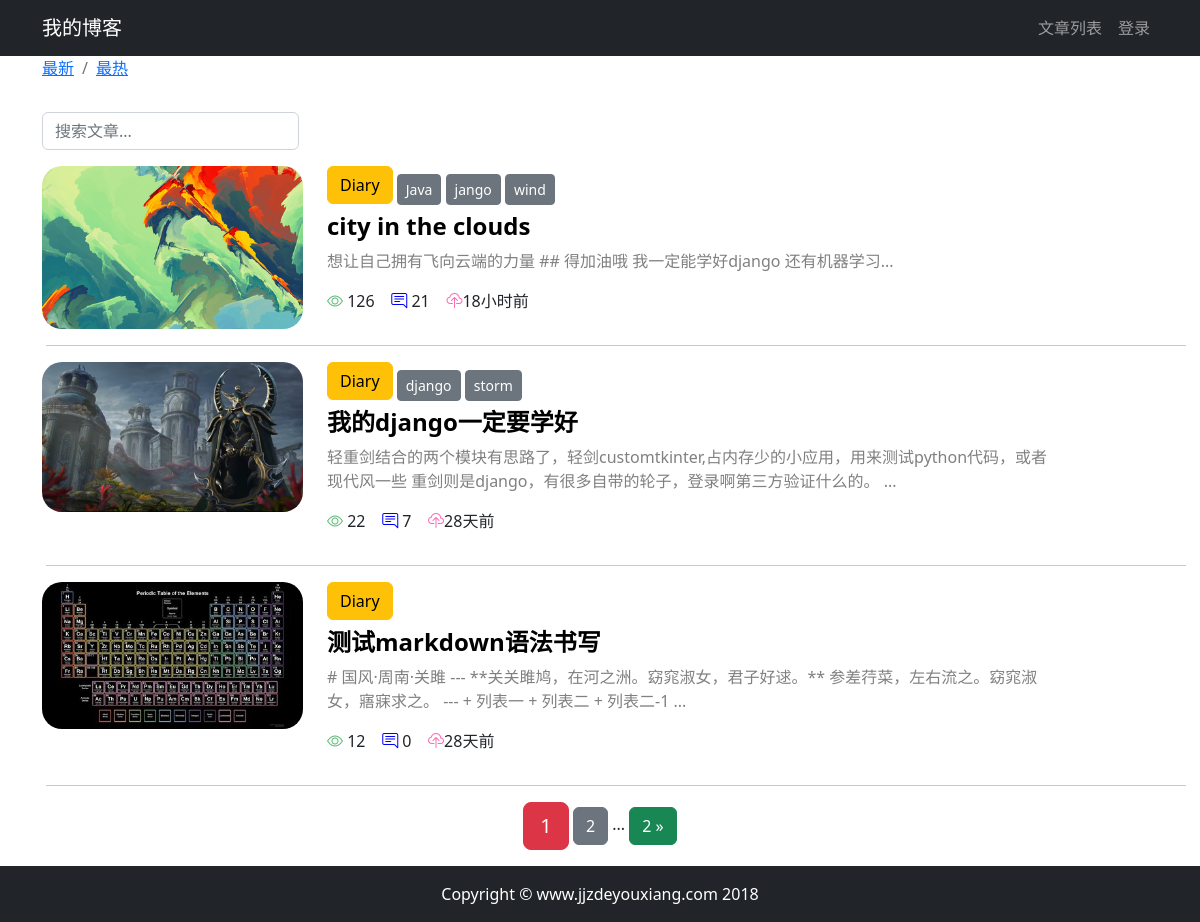
Screenshot of /article/article_list/?order=hot&search=&column=3&tag= with the database file from the repository.
### article/models.py (models this page shows, shortened)
class ArticlePost(models.Model):
    author = models.ForeignKey(User, on_delete=models.CASCADE)
    column = models.ForeignKey(ArticleColumn, on_delete=models.CASCADE, null=True, blank=True, related_name="articles")
    tags = TaggableManager(blank=True)
    total_views = models.PositiveIntegerField(default=0)
    title = models.CharField(max_length=200)
    avatar = models.ImageField(upload_to='article/%Y%m%d', blank=True, null=True)
    likes = models.PositiveIntegerField(default=0)
    content = models.TextField()
    created_time = models.DateTimeField(default=timezone.now)
    updated_time = models.DateTimeField(auto_now=True)
    class Meta:  # class Meta提供元数据，也就是内部数据，这些信息不是某篇文章私有，而是整张表的共同行为。
        ordering = ('-created_time',)

class ArticleColumn(models.Model):
    title = models.CharField(max_length=200)
    created_at = models.DateTimeField(auto_now_add=True)
    def __str__(self):
        return self.title

### article/views.py (the view)
# urls.py: path('article_list/',views.article_list,name='article_list'),
def article_list(request):
    search = request.GET.get('search')
    order = request.GET.get('order')
    column = request.GET.get('column')
    tag = request.GET.get('tag')
    article_listing = ArticlePost.objects.all()
    if search:
        from django.db.models import Q
        article_listing = article_listing.filter(Q(content__icontains=search) |
                                                 Q(title__icontains=search))
    else:
        search = ''
    if column is not None and column.isdigit(): # isdigit()表示非负整数，因为这里是外键
        print("开始按栏目排序")
        article_listing = article_listing.filter(column=column)
    else:
        column = ''
    if tag and tag != 'None':
        article_listing = article_listing.filter(tags__name__in=[tag])
    if order == 'hot':
        article_listing = article_listing.order_by("-total_views")
    article_paginator = Paginator(article_listing, 3)
    page_number = request.GET.get('page')
    articles = article_paginator.get_page(page_number)
    return render(request, 'article/article_list.html',
                  context={"articles": articles,
                           'order': order,
                           'search': search,
                           'column': column})

### article/templatetags/my_filters_and_tags.py (called while the page is built)
@register.filter(name='timesince_zh')
def time_since_zh(value):
    now = timezone.now()
    diff = now - value
    if diff.days == 0 and diff.seconds >= 0 and diff.seconds < 60:
        return '刚刚'
    if diff.days == 0 and diff.seconds >= 60 and diff.seconds < 3600:
        return str(math.floor(diff.seconds / 60)) + "分钟前"
    if diff.days == 0 and diff.seconds >= 3600 and diff.seconds < 86400:
        return str(math.floor(diff.seconds / 3600)) + "小时前"
    if diff.days >= 1 and diff.days < 30:
        return str(diff.days) + "天前"
    if diff.days >= 30 and diff.days < 365:
        return str(math.floor(diff.days / 30)) + "个月前"
    if diff.days >= 365:
        return str(math.floor(diff.days / 365)) + "年前"

### article/templates/article/article_list.html (shortened to what this page needs)
{% extends "base.html" %}
{% load my_filters_and_tags %}
{% block content %}
    <div class="container">
        <nav class="breadcrumb">
            <ol class="breadcrumb">
                <li class="breadcrumb-item">
                    <a href="{% url "article:article_list" %}?order=normal&search={{ search }}&column={{ column }}&tag={{ tag }}">最新</a>
                </li>
                <li class="breadcrumb-item">
                    <a href="{% url "article:article_list" %}?order=hot&search={{ search }}&column={{ column }}&tag={{ tag }}">最热</a>
                </li>
            </ol>
        </nav>
        <div class="row">
            <div class="col-auto mr-auto">
                <form class="form-inline"
                      action="{% url "article:article_list" %}?order={{ order }}&column={{ column }}&tag={{ tag }}">
                    <input type="text"
                           class="form-control mb-2 mr-sm-2"
                           name="search"
                           placeholder="搜索文章..."
                           required
                    >
                </form>
            </div>
        </div>
        <div class="row mt-2">
            {% for article in articles %}
                {% if article.avatar %}
                    <div class="col-3">
                        <img src="{{ article.avatar.url }}"
                             alt="avatar"
                             style="max-width:100%; border-radius: 20px"
                        >
                    </div>
                {% endif %}
                <div class="col-8">
                    {% if article.column %}
                        <a role="button" href="{% url "article:article_list" %}?column={{ article.column.id }}" type="button"
                                class="btn mb-2
                        {% if article.column.title == 'Python' %}
                            btn-success
                        {% elif article.column.title == 'Java' %}
                            btn-danger
                        {% elif article.column.title == 'Diary' %}
                            btn-warning
                        {% else %}
                            btn-dark
                        {% endif %}
                    ">
                            {{ article.column }}
                        </a>
                    {% endif %}
                    <span>
                        {% for tag in article.tags.all %}
                            <a href="{% url "article:article_list" %}?tag={{ tag }}&order={{ order }}&search={{ search }}&column={{ column }}"
                               class="btn-secondary btn btn-sm"
                               style="text-decoration: none;">
                                {{ tag }}
                            </a>
                        {% endfor %}
                    </span>
                    <h4>
                        <b>
                            <a href="{% url "article:article_detail" article.id %}"
                               style="color: black;text-decoration:none;">{{ article.title }}</a>
                        </b>
                    </h4>
                    <div>
                        <p style="color: gray;">
                            {{ article.content |slice:'100' }}...
                        </p>
                    </div>
                    <p >
                        <span class="">
                           <i class="bi bi-eye justify-content-center" style="color: #5fb878"></i>
                            {{ article.total_views }}&nbsp;&nbsp;&nbsp;
                        </span>
                        <span>
                           <i class="bi bi-chat-right-text" style="color: blue"></i>
                            {{ article.article_comment.count }}&nbsp;&nbsp;&nbsp;
                        </span>
                        <span>
                            <i class="bi bi-cloud-upload"
                               style="color: hotpink;"></i>{{ article.updated_time|timesince_zh }}&nbsp;&nbsp;&nbsp;
                        </span>
                    </p>
                </div>
                <hr class="m-3" style="width: 100%;"/>
            {% endfor %}
        </div>
        <div class="pagination row">
            <div class="d-flex justify-content-center">
            <span class="step-links">
                <span class="current btn btn-danger btn-lg">
                    {{ articles.number }}
                </span>
                {% if articles.has_next %}
                    <a href="{% url "article:article_list" %}?page={{ articles.next_page_number }}&order={{ order }}&search={{ search }}&column={{ column }}&tag={{ tag }}"
                       class="btn btn-secondary"
                    >
                        {{ articles.next_page_number }}
                    </a>
                    <span>...</span>
                    <a href="{% url "article:article_list" %}?page={{ articles.paginator.num_pages }}&order={{ order }}&search={{ search }}&column={{ column }}&tag={{ tag }}"
                       class="btn btn-success"
                    >
                        {{ articles.paginator.num_pages }} &raquo;
                    </a>
                {% endif %}
            </span>
            </div>
        </div>
    </div>
{% endblock content %}

### rows the page displays
ArticlePost: avatar (picture), column "Diary", title "city in the clouds", content "想让自己拥有飞向云端的力量 ## 得加油哦 我一定能学好django 还有机器学习", total_views "126", article_comment.count "21", updated_time "18小时前"
Tag: name "Java"
Tag: name "jango"
Tag: name "wind"
ArticlePost: avatar (picture), column "Diary", title "我的django一定要学好", content "轻重剑结合的两个模块有思路了，轻剑customtkinter,占内存少的小应用，用来测试python代码，或者现代风一些 重剑则是django，有很多自带的轮子，登录啊第三方验证什么的。", total_views "22", article_comment.count "7", updated_time "28天前"
Tag: name "django"
Tag: name "storm"
ArticlePost: avatar (picture), column "Diary", title "测试markdown语法书写", content "# 国风·周南·关雎 --- **关关雎鸠，在河之洲。窈窕淑女，君子好逑。** 参差荇菜，左右流之。窈窕淑女，寤寐求之。 --- + 列表一 + 列表二 + 列表二-1", total_views "12", article_comment.count "0", updated_time "28天前"

### other values shown
{{ articles.number }} "1"
{{ articles.next_page_number }} "2"
{{ articles.paginator.num_pages }} "2"
